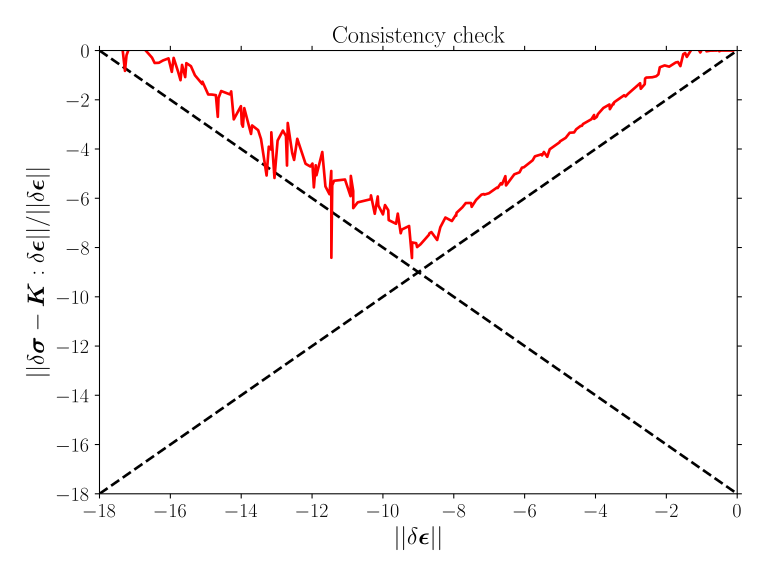

Generate this figure with Python:

import numpy             as np
import GooseSolid        as gs
import GooseTensor       as gt
import matplotlib.pyplot as plt

plt.style.use(['goose','goose-latex'])

# ----------------------------------------- DEFINE MATERIAL ----------------------------------------

# define material model
mat = gs.NonLinearElastic(
  K     =  0.833333,
  sig0  =  0.5,
  eps0  =  0.1,
  n     = 10.1,
)

# ------------------------------------------- PRE-LOADING ------------------------------------------

# define strain tensor
eps       = np.zeros((3,3))
eps[0,1] += .1
eps[1,0] += .1

K4, sig = mat.tangent_stress( eps )

# ---------------------------------------- CONSISTENCY CHECK ---------------------------------------

# set perturbations, initialize the result
ndelta = 201
DELTA  = np.zeros((ndelta))
ETA    = np.zeros((ndelta))

# apply different perturbations, using a random strain
for i,delta in enumerate(np.logspace(-18,0,ndelta)):

  deps     = delta * ( np.random.random((3,3)) - 0.5 )
  deps     = .5 * ( deps + deps.T ) # NB has to be symmetrized because the module symmetrizes
  _,sig_n  = mat.tangent_stress( eps + deps )
  dsig     = sig_n - sig
  ETA  [i] = np.linalg.norm( dsig - gt.ddot42(K4,deps) ) / np.linalg.norm( dsig )
  DELTA[i] = np.linalg.norm( deps                      )

# ---------------------------------------------- PLOT ----------------------------------------------

# sort for intuitive plot
idx   = np.argsort(DELTA)
DELTA = DELTA[idx]
ETA   = ETA  [idx]

# plot the result
fig,ax = plt.subplots()

ax.plot([-18,0],[-18,  0],color='k',linestyle='--')
ax.plot([-18,0],[  0,-18],color='k',linestyle='--')
ax.plot(np.log(DELTA)/np.log(10.),np.log(ETA)/np.log(10.),color='r')

ax.set_title('Consistency check')

plt.xlim([-18,0])
plt.ylim([-18,0])

plt.xlabel(r'$|| \delta \bm{\epsilon} ||$',)
plt.ylabel(r'$|| \delta \bm{\sigma}  - \bm{K} : \delta \bm{\epsilon} || / || \delta \bm{\epsilon} ||$')

plt.savefig('consistency_check.svg')
plt.show()
